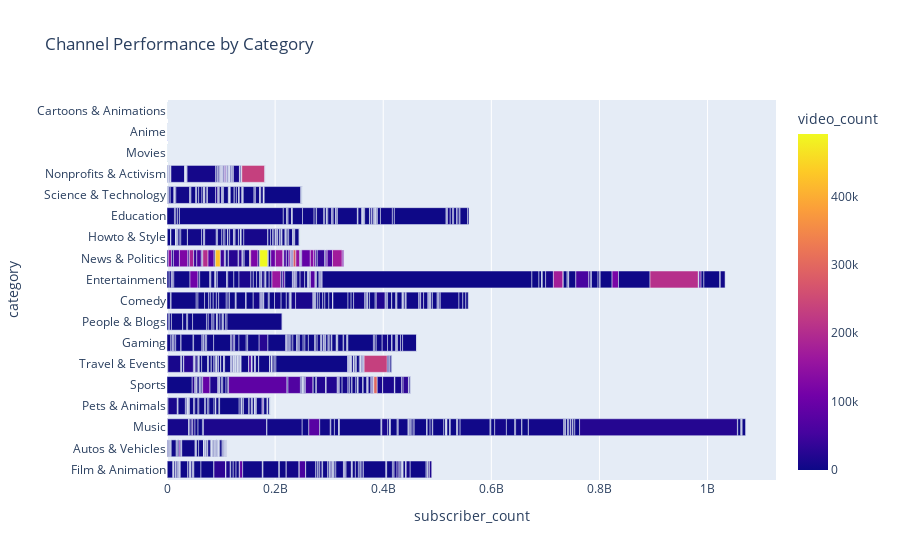

Write notebook code for a chart like this one.
### Markdown cell above
Visual

Bar/Sunburst

### Code cell
import plotly.express as px

fig = px.bar(df,
             x="subscriber_count",
             y="category",
             color="video_count",
             hover_data=["view_count", "channel_title"],
             height=400,
             title="Channel Performance by Category")
fig.show()

### Figure 1 — Plotly figure (JSON) as saved in the notebook; plotly's stock layout.template omitted (floating-point values rounded to 4 significant figures; data arrays with more than 128 entries replaced by an {"elided": "..."} marker saying what was removed)
{"data": [{"alignmentgroup": "True", "customdata": {"elided": "1530x2 mixed values"}, "hovertemplate": "subscriber_count=%{x}<br>category=%{y}<br>view_count=%{customdata[0]}<br>channel_title=%{customdata[1]}<br>video_count=%{marker.color}<extra></extra>", "legendgroup": "", "marker": {"color": {"elided": "1530 int values"}, "coloraxis": "coloraxis", "pattern": {"shape": ""}}, "name": "", "offsetgroup": "", "orientation": "h", "showlegend": false, "textposition": "auto", "type": "bar", "x": {"elided": "1530 int values"}, "xaxis": "x", "y": {"elided": "1530 str values"}, "yaxis": "y"}], "layout": {"autosize": true, "barmode": "relative", "coloraxis": {"colorbar": {"title": {"text": "video_count"}}, "colorscale": [[0, "#0d0887"], [0.1111, "#46039f"], [0.2222, "#7201a8"], [0.3333, "#9c179e"], [0.4444, "#bd3786"], [0.5556, "#d8576b"], [0.6667, "#ed7953"], [0.7778, "#fb9f3a"], [0.8889, "#fdca26"], [1, "#f0f921"]]}, "legend": {"tracegroupgap": 0}, "title": {"text": "Channel Performance by Category"}, "xaxis": {"anchor": "y", "autorange": true, "domain": [0, 1], "range": [0, 1127000000.0], "title": {"text": "subscriber_count"}, "type": "linear"}, "yaxis": {"anchor": "x", "autorange": true, "domain": [0, 1], "range": [-0.5, 17.5], "title": {"text": "category"}, "type": "category"}}}
